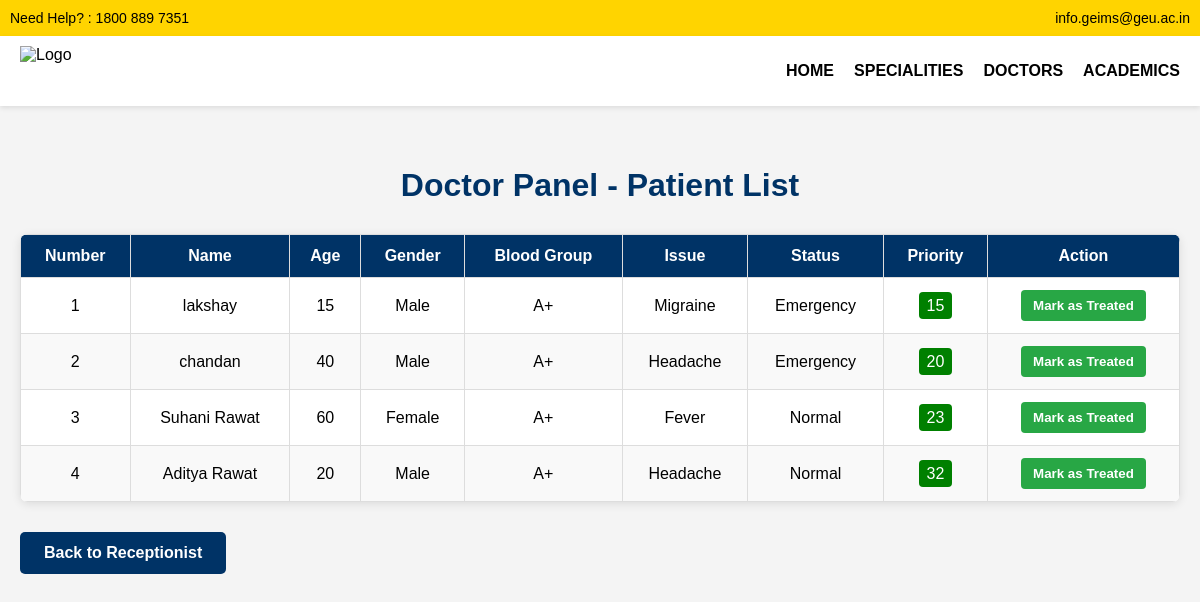
The page /doctor/ on the database as committed earlier.
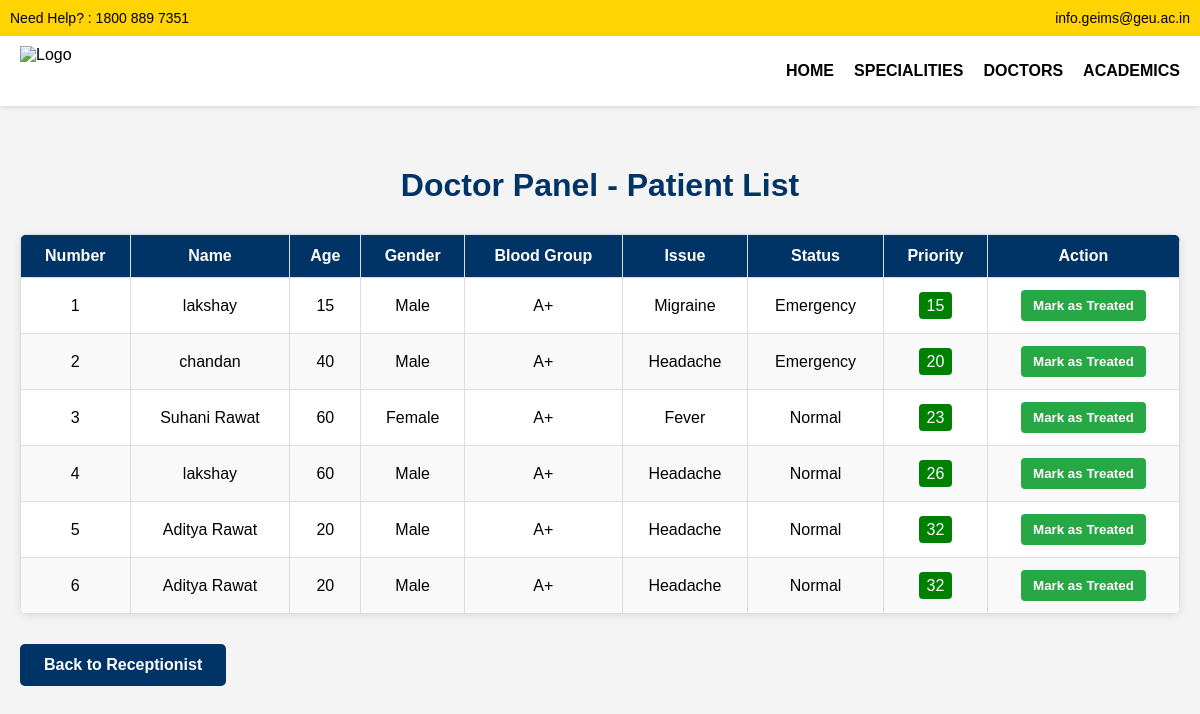
The same page on the database as committed later.
### queueapp/models.py (models this page shows, shortened)
class Patient(models.Model):
    GENDER_CHOICES = [
        ('Male', 'Male'),
        ('Female', 'Female'),
    ]
    STATUS_CHOICES = [
        ('Normal', 'Normal'),
        ('Emergency', 'Emergency'),
    ]
    ISSUE_CHOICES = [
        ('Headache', 'Headache'),
        ('Fever', 'Fever'),
        ('Migraine', 'Migraine'),
        ('Typhoid', 'Typhoid'),
        ('Diarrhea', 'Diarrhea'),
        ('Jaundice', 'Jaundice'),
        ('Other', 'Other'),
    ]
    name = models.CharField(max_length=100)
    age = models.PositiveIntegerField()
    gender = models.CharField(max_length=10, choices=GENDER_CHOICES)
    blood_group = models.CharField(max_length=5)
    issue = models.CharField(max_length=20, choices=ISSUE_CHOICES)
    status = models.CharField(max_length=10, choices=STATUS_CHOICES)
    created_at = models.DateTimeField(auto_now_add=True)
    treated = models.BooleanField(default=False)

### queueapp/views.py (the view)
# urls.py: path('doctor/', views.doctor_panel_view, name='doctor_panel'),
def doctor_panel_view(request):
    patients = Patient.objects.all().order_by('created_at')  # ensure earliest first
    for patient in patients:
        patient.priority_score = get_patient_priority(patient)
    patients = sorted(patients, key=lambda p: (p.priority_score, p.created_at))
    return render(request, 'queueapp/doctor_panel.html', {'patients': patients})

### queueapp/templates/queueapp/doctor_panel.html (shortened to what this page needs)
<!DOCTYPE html>
<html lang="en">
<head>
</head>
<body>
<div class="top-bar">
    <div>Need Help? : 1800 889 7351</div>
    <div>info.geims@geu.ac.in</div>
</div>
<div class="nav-bar">
    <img src="https://geimshospital.com/wp-content/uploads/2024/12/logo.png" alt="Logo">
    <div class="menu">
        <a href="{% url 'frontpage' %}">HOME</a>
        <a href="{% url 'specialities' %}">SPECIALITIES</a>
        <a href="{% url 'doctors' %}">DOCTORS</a>
        <a href="{% url 'academics' %}">ACADEMICS</a>
    </div>
</div>
<div class="container">
    <h1>Doctor Panel - Patient List</h1>
    <table>
        <thead>
            <tr>
                <th>Number</th>
                <th>Name</th>
                <th>Age</th>
                <th>Gender</th>
                <th>Blood Group</th>
                <th>Issue</th>
                <th>Status</th>
                <th>Priority</th>
                <th>Action</th>
            </tr>
        </thead>
        <tbody>
            {% for patient in patients %}
                <tr>
                    <td>{{ forloop.counter }}</td>
                    <td>{{ patient.name }}</td>
                    <td>{{ patient.age }}</td>
                    <td>{{ patient.get_gender_display }}</td>
                    <td>{{ patient.blood_group }}</td>
                    <td>{{ patient.issue }}</td>
                    <td>{{ patient.get_status_display }}</td>
                    <td>
    {% if patient.priority_score <= 5 %}
        <span style="color:white; background:red; padding:5px 8px; border-radius:4px;">{{ patient.priority_score }}</span>
    {% elif patient.priority_score <= 10 %}
        <span style="color:black; background:orange; padding:5px 8px; border-radius:4px;">{{ patient.priority_score }}</span>
    {% else %}
        <span style="color:white; background:green; padding:5px 8px; border-radius:4px;">{{ patient.priority_score }}</span>
    {% endif %}
</td>
                    <td>
                        <form method="POST" action="{% url 'mark_treated' patient.id %}">
                            <button type="submit">Mark as Treated</button>
                        </form>
                    </td>
                </tr>
            {% empty %}
                <tr>
                    <td colspan="8">No patients available.</td>
                </tr>
            {% endfor %}
        </tbody>
    </table>
    <a class="back" href="{% url 'receptionist' %}">Back to Receptionist</a>
</div>
</body>
</html>

Rows that differ between the two databases and show on the page:
added Patient: name "lakshay", age "60", gender "Male", blood_group "A+", issue "Headache", status "Normal", priority_score "26"
added Patient: name "Aditya Rawat", age "20", gender "Male", blood_group "A+", issue "Headache", status "Normal", priority_score "32"
